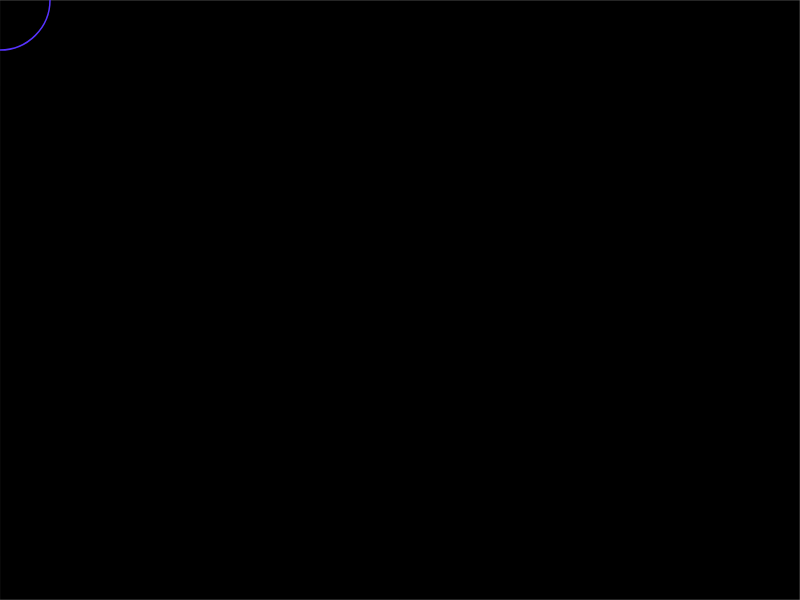
Frame 1 (no input)
Frame 60 (no input): identical to frame 1, image omitted
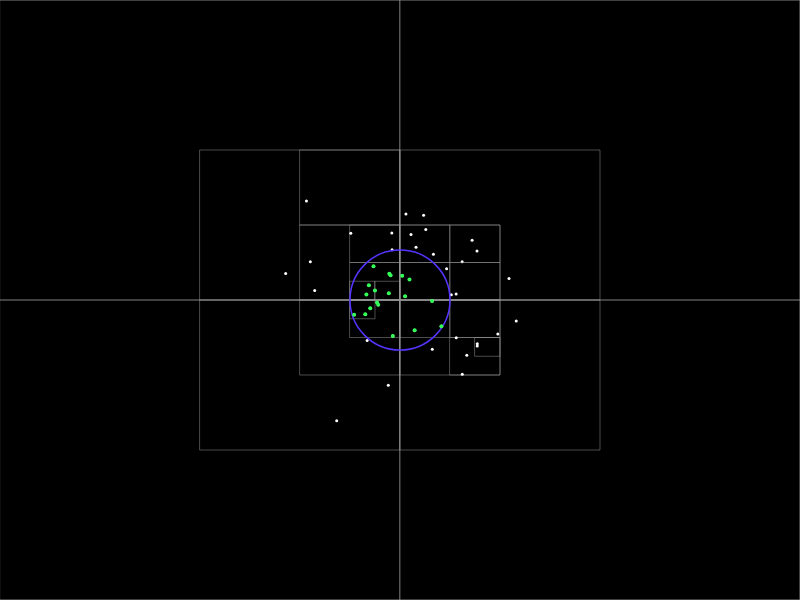
Frame 120 (the mouse pressed at the canvas centre since frame 60)

The p5.js sketch that drew these frames (run headless with seeded random() and noise() and a simulated clock; from frame 60 on, the mouse is pressed at the canvas centre):

// p5.js sketch
// ── sketch.js
//Quadtree implementation with selection exemple
//Quadtree with four max children (node or point) 
//source: https://jimkang.com/quadtreevis/
//Author : paul schuhmacher


let rootNode;
let circularProbe;

function setup() {

  createCanvas(800, 600);

  //Init rooNode with screen dimensions
  rootNode = new Node(width / 2, height / 2, width / 2, height / 2);

  //Init the circular probe to select points
  circularProbe = new Circle(width / 2, height / 2, 50);
}

function draw() {

  background(0);

  //Move probe around
  circularProbe.moveTo(mouseX, mouseY);

  //Show quadtree
  rootNode.show();

  //Show probe
  circularProbe.show();

  //Select probed points
  let points = rootNode.query(circularProbe);

  //Highlight selected points
  for (let p of points) {
    p.highlight();
  }

}

//Insert random points
function mousePressed() {
  insertRandomGaussianPoints(rootNode)
}

//Reset quadtree
function keyPressed() {
  if (keyCode === RETURN) {
    rootNode.clear();
  }
}


function insertRandomGaussianPoints(node) {
  for (let i = 0; i != 50; i++) {
    node.insert(new Point(randomGaussian(mouseX, 50), randomGaussian(mouseY, 50)));
  }
}

// ── circle.js
class Circle {

  constructor(x, y, r) {
    this.x = x;
    this.y = y;
    this.r = r;
  }

  moveTo(x,y){
    this.x = x;
    this.y = y;
  }
  
  show() {
    stroke('#5733FF');
    strokeWeight(1.5);
    noFill();
    circle(this.x, this.y, 2 * this.r);
  }
  
  contains(point){
   return  (this.x-point.x) * (this.x-point.x) + (this.y-point.y) * (this.y-point.y) <= this.r * this.r;
  }

  
  //Only for axis-aligned rectangle
  intersects(rectangle) {
    
    let dx = Math.abs(this.x - rectangle.x);
    let dy = Math.abs(this.y - rectangle.y);
    let w = rectangle.w;
    let h = rectangle.h;
    let r = this.r;

    if(dx > w + r) 
      return false;
    if(dy > h + r)
      return false;

    if(dx < w)
      return true;
    if(dy < h)
      return true;
    
    let cornerDistance = (dx-w)*(dx-w) + (dy-h)*(dy-h);
    return cornerDistance <= r * r ; 
  }
  
}

// ── node.js
//Definitions:
//Quadrant: space of the Node divided in 4 quadrants: [NW,NE,SW,SE] => [0,1,2,3]
//Children: each Node has 4 children max. A child take cares of what happens
//in the quadrant it operates on. Child can be an array of points or another Node

class Node {

  constructor(x, y, w, h, depth) {

    //Rectangular area : (x,y) position of the center, (w,h) : half width/height
    this.x = x;
    this.y = y;
    this.w = w;
    this.h = h;

    //4 children max : either an array of points, either a Node
    this.children = [];

    //NW
    this.children[0] = [];
    //NE
    this.children[1] = [];
    //SW
    this.children[2] = [];
    //SE
    this.children[3] = [];

    //Max children
    this.nChildrenMax = 4;
  }


  insert(point) {

    //If not in the node
    if (!this.inside(point))
      return;

    //Determines in which quadrant of the node the point is
    let region = this.getRegion(point);

    //Si la region est deja une node enfant il faut inserer dans la node enfant
    if (region instanceof Node) {
      region.insert(point);
      return;
    }
    //Else, Add point to current node
    else {
      //Add the point to the region
      region.push(point);

      //Check if node has reached max capacity (accross all regions) (max nb of children)
      if (this.full())
        this.split(region);
    }
  }


  split(region) {
    //We need to subdivise this region where the new point has arrived 
    let childNode = this.getNewNode(this.children.indexOf(region));

    //Push points from current node to the child node   
    for (let p of region) {
      childNode.insert(p);
    }

    //Region point now to a children node
    this.setRegionToNode(this.children.indexOf(region), childNode);
  }

  setRegionToNode(index, children) {
    this.children[index] = children;
  }

  inside(point) {
    return point.x > this.x - this.w && point.x < this.x + this.w &&
      point.y > this.y - this.h && point.y < this.y + this.h;
  }


  //Region: 
  //NW = (0,0) == 0
  //NE = (1,0) == 1
  //SW = (0,1) == 2
  //SE = (1,1) == 3
  getRegion(point) {
    let indexX = Math.floor((point.x - (this.x - this.w)) / this.w);
    let indexY = Math.floor((point.y - (this.y - this.h)) / this.h);
    return this.children[indexX + 2 * indexY];
  }

  nbChildren() {
    let n = 0;
    for (let i = 0; i != this.children.length; i++) {
      if (this.children[i] instanceof Node)
        n += 1
      else
        n += this.children[i].length;
    }
    return n;
  }

  nbPoints() {

    let n = 0;
    for (let i = 0; i != this.children.length; i++) {

      if (this.children[i] instanceof Node)
        n += this.children[i].nbPoints();
      else
        n += this.children[i].length;
    }

    return n;
  }

  full() {
    return this.nbChildren() > this.nChildrenMax;
  }


  getNewNode(region) {
    if (region === 0)
      return new Node(this.x - this.w / 2, this.y - this.h / 2, this.w / 2, this.h / 2, this.depth + 1);
    else if (region === 1)
      return new Node(this.x + this.w / 2, this.y - this.h / 2, this.w / 2, this.h / 2, this.depth + 1);
    else if (region === 2)
      return new Node(this.x - this.w / 2, this.y + this.h / 2, this.w / 2, this.h / 2, this.depth + 1);
    else if (region === 3)
      return new Node(this.x + this.w / 2, this.y + this.h / 2, this.w / 2, this.h / 2, this.depth + 1);
  }


  clear() {
    for (let i = 0; i !== 4; i++) {
      this.children[i] = [];
    }
  }


  //Returns all points contains in the circular probe
  query(circleProbe, points) {

    if (!points) {
      points = [];
    }

    let boundingBox = {
      x: this.x,
      y: this.y,
      w: this.w,
      h: this.h
    };

    if (!circleProbe.intersects(boundingBox))
      return;

    for (let child of this.children) {

      if (child instanceof Node)
        child.query(circleProbe, points);
      else {
        for (let p of child) {
          if (circleProbe.contains(p))
            points.push(p);
        }
      }
    }
    return points;
  }

  debug() {
    //console.log('show', this.children);
    console.log('nb of children =', this.nbChildren());
    console.log('nb of points =', this.nbPoints());
  }

  show() {

    push();
    rectMode(CENTER);
    stroke(150);
    strokeWeight(0.5);
    noFill();
    rect(this.x, this.y, 2 * this.w, 2 * this.h);
    pop();

    for (let child of this.children) {

      if (child instanceof Node)
        child.show();
      else {
        for (let p of child) {
          p.show(this.depth);
        }
      }
    }

  }

}

// ── point.js
class Point{
 
  constructor(x,y,data){
    this.x = x;
    this.y = y;
    this.data = data;
  } 
  
  
  show(){
    stroke(255);
    strokeWeight(3);
    point(this.x,this.y);
  }
  
  highlight(){
    stroke('#33FF57');
    strokeWeight(4);
    point(this.x,this.y);
  }
  
}
